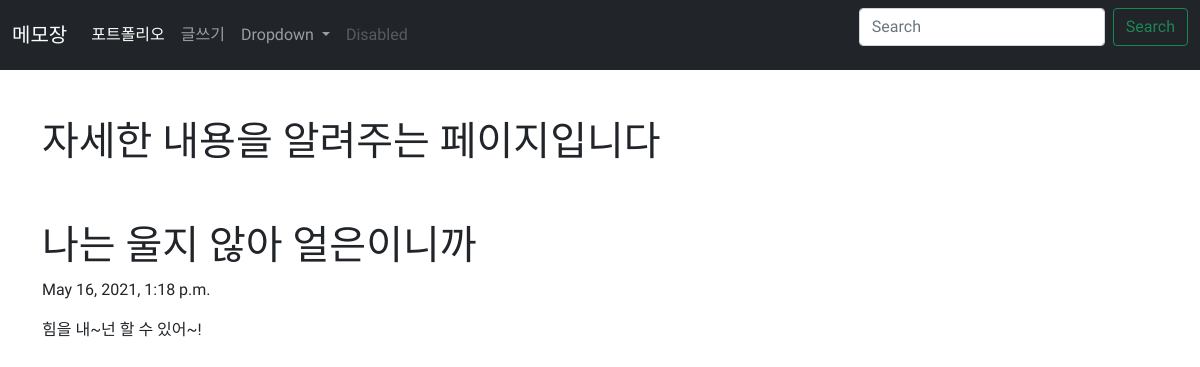
Page /blog/3 on the committed database.
### blogapp/models.py (models this page shows, shortened)
class Blog(models.Model):
    title = models.CharField(max_length=200)
    pub_date = models.DateTimeField('date published')
    body = models.TextField()

### blogapp/views.py (the view)
# urls.py: path('<int:blog_id>', views.detail, name="detail"),
def detail(request, blog_id):
    details = get_object_or_404(Blog, pk=blog_id)
    return render(request, 'detail.html', {'details':details})

### blogapp/templates/detail.html
{% extends 'base.html' %}
{% block contents %}
<div class="container">
    <br><br>
    <h1>자세한 내용을 알려주는 페이지입니다</h1>
    <br><br>
    <h1>{{details.title}}</h1>
    <p>{{details.pub_date}}</p>
    <p>{{details.body}}</p>
</div>
{% endblock %}

### blogproject/templates/base.html (style rules this page uses)
body, h1, h2, h3, h4, h5, h6, p, span { font-family: 'Nanum Myeongjo', serif; }

### rows in the picture
Blog: title "나는 울지 않아 얼은이니까", pub_date "May 16, 2021, 1:18 p.m.", body "힘을 내~넌 할 수 있어~!"
